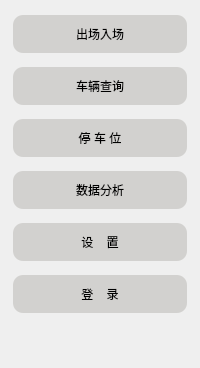
       <widget class="QWidget" name="widget" native="true">
        <layout class="QVBoxLayout" name="verticalLayout_2">
         <item>
          <widget class="QPushButton" name="pushButton_4">
           <property name="styleSheet">
            <string notr="true">QPushButton {
    background-color: rgba(167, 162, 157,100);
    border: none; /* 无边框 */
    padding: 10px 20px; /* 内边距 */
    text-align: center;
    text-decoration: none;
    font: 16pt &quot;黑体&quot;;
    margin: 4px 2px;
    cursor: pointer;
    border-radius: 10px; /* 圆角 */
}

QPushButton:hover {
    background-color: rgba(55, 55, 55,80); /* 鼠标悬停时颜色变化 */
}

QPushButton:pressed {
    background-color: rgba(17, 12, 17,80); /* 按下时颜色变化 */
}</string>
           </property>
           <property name="text">
            <string>出场入场</string>
           </property>
           <property name="icon">
            <iconset>
             <normaloff>C:/Users/33974/.designer/backup/pic/op_png/mtiIcon-caozuo-fuzhi-solid.png</normaloff>C:/Users/33974/.designer/backup/pic/op_png/mtiIcon-caozuo-fuzhi-solid.png</iconset>
           </property>
           <property name="iconSize">
            <size>
             <width>40</width>
             <height>40</height>
            </size>
           </property>
          </widget>
         </item>
         <item>
          <widget class="QPushButton" name="pushButton_6">
           <property name="styleSheet">
            <string notr="true">QPushButton {
    background-color: rgba(167, 162, 157,100);
    border: none; /* 无边框 */
    padding: 10px 20px; /* 内边距 */
    text-align: center;
    text-decoration: none;
    font: 16pt &quot;黑体&quot;;
    margin: 4px 2px;
    cursor: pointer;
    border-radius: 10px; /* 圆角 */
}

QPushButton:hover {
    background-color: rgba(55, 55, 55,80); /* 鼠标悬停时颜色变化 */
}

QPushButton:pressed {
    background-color: rgba(17, 12, 17,80); /* 按下时颜色变化 */
}</string>
           </property>
           <property name="text">
            <string>车辆查询</string>
           </property>
           <property name="icon">
            <iconset>
             <normaloff>C:/Users/33974/.designer/backup/pic/op_png/ques.png</normaloff>C:/Users/33974/.designer/backup/pic/op_png/ques.png</iconset>
           </property>
           <property name="iconSize">
            <size>
             <width>40</width>
             <height>40</height>
            </size>
           </property>
          </widget>
         </item>
         <item>
          <widget class="QPushButton" name="pushButton_10">
           <property name="styleSheet">
            <string notr="true">QPushButton {
    background-color: rgba(167, 162, 157,100);
    border: none; /* 无边框 */
    padding: 10px 20px; /* 内边距 */
    text-align: center;
    text-decoration: none;
    font: 16pt &quot;黑体&quot;;
    margin: 4px 2px;
    cursor: pointer;
    border-radius: 10px; /* 圆角 */
}

QPushButton:hover {
    background-color: rgba(55, 55, 55,80); /* 鼠标悬停时颜色变化 */
}

QPushButton:pressed {
    background-color: rgba(17, 12, 17,80); /* 按下时颜色变化 */
}</string>
           </property>
           <property name="text">
            <string>停 车 位</string>
           </property>
           <property name="icon">
            <iconset>
             <normaloff>C:/Users/33974/.designer/backup/pic/op_png/mtiIcon-caozuo-bianji／xiugai.png</normaloff>C:/Users/33974/.designer/backup/pic/op_png/mtiIcon-caozuo-bianji／xiugai.png</iconset>
           </property>
           <property name="iconSize">
            <size>
             <width>40</width>
             <height>40</height>
            </size>
           </property>
          </widget>
         </item>
         <item>
          <widget class="QPushButton" name="pushButton_5">
           <property name="styleSheet">
            <string notr="true">QPushButton {
    background-color: rgba(167, 162, 157,100);
    border: none; /* 无边框 */
    padding: 10px 20px; /* 内边距 */
    text-align: center;
    text-decoration: none;
    font: 16pt &quot;黑体&quot;;
    margin: 4px 2px;
    cursor: pointer;
    border-radius: 10px; /* 圆角 */
}

QPushButton:hover {
    background-color: rgba(55, 55, 55,80); /* 鼠标悬停时颜色变化 */
}

QPushButton:pressed {
    background-color: rgba(17, 12, 17,80); /* 按下时颜色变化 */
}</string>
           </property>
           <property name="text">
            <string>数据分析</string>
           </property>
           <property name="icon">
            <iconset>
             <normaloff>C:/Users/33974/.designer/backup/pic/op_png/mtiIcon-caozuo-pizhuxinxi-solid.png</normaloff>C:/Users/33974/.designer/backup/pic/op_png/mtiIcon-caozuo-pizhuxinxi-solid.png</iconset>
           </property>
           <property name="iconSize">
            <size>
             <width>40</width>
             <height>40</height>
            </size>
           </property>
          </widget>
         </item>
         <item>
          <widget class="QPushButton" name="pushButton_2">
           <property name="styleSheet">
            <string notr="true">QPushButton {
    background-color: rgba(167, 162, 157,100);
    border: none; /* 无边框 */
    padding: 10px 20px; /* 内边距 */
    text-align: center;
    text-decoration: none;
    font: 16pt &quot;黑体&quot;;
    margin: 4px 2px;
    cursor: pointer;
    border-radius: 10px; /* 圆角 */
}

QPushButton:hover {
    background-color: rgba(55, 55, 55,80); /* 鼠标悬停时颜色变化 */
}

QPushButton:pressed {
    background-color: rgba(17, 12, 17,80); /* 按下时颜色变化 */
}</string>
           </property>
           <property name="text">
            <string>设    置</string>
           </property>
           <property name="icon">
            <iconset>
             <normaloff>C:/Users/33974/.designer/backup/pic/op_png/mtiIcon-caozuo-shezhi-solid.png</normaloff>C:/Users/33974/.designer/backup/pic/op_png/mtiIcon-caozuo-shezhi-solid.png</iconset>
           </property>
           <property name="iconSize">
            <size>
             <width>40</width>
             <height>40</height>
            </size>
           </property>
          </widget>
         </item>
         <item>
          <widget class="QPushButton" name="pushButton">
           <property name="styleSheet">
            <string notr="true">QPushButton {
    background-color: rgba(167, 162, 157,100);
    border: none; /* 无边框 */
    padding: 10px 20px; /* 内边距 */
    text-align: center;
    text-decoration: none;
    font: 16pt &quot;黑体&quot;;
    margin: 4px 2px;
    cursor: pointer;
    border-radius: 10px; /* 圆角 */
}

QPushButton:hover {
    background-color: rgba(55, 55, 55,80); /* 鼠标悬停时颜色变化 */
}

QPushButton:pressed {
    background-color: rgba(17, 12, 17,80); /* 按下时颜色变化 */
}</string>
           </property>
           <property name="text">
            <string>登    录</string>
           </property>
           <property name="icon">
            <iconset>
             <normaloff>C:/Users/33974/.designer/backup/pic/navi_png/icon-initiate.png</normaloff>C:/Users/33974/.designer/backup/pic/navi_png/icon-initiate.png</iconset>
           </property>
           <property name="iconSize">
            <size>
             <width>40</width>
             <height>40</height>
            </size>
           </property>
          </widget>
         </item>
         <item>
          <spacer name="verticalSpacer">
           <property name="orientation">
            <enum>Qt::Vertical</enum>
           </property>
           <property name="sizeHint" stdset="0">
            <size>
             <width>20</width>
             <height>40</height>
            </size>
           </property>
          </spacer>
         </item>
        </layout>
       </widget>
